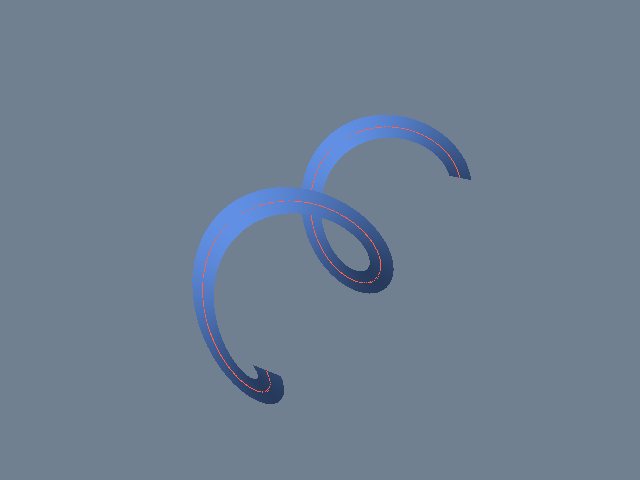

The Python source for this figure:
#!/usr/bin/env python

# Create ribbons from a helical polyline using vtkRibbonFilter.

# Factory overrides: importing these modules registers the OpenGL rendering
# and interaction style implementations for vtkRenderingCore factory classes.
import math

import vtkmodules.vtkInteractionStyle  # noqa: F401
import vtkmodules.vtkRenderingOpenGL2  # noqa: F401
# VTK pipeline classes used in this example
from vtkmodules.vtkCommonCore import vtkPoints
from vtkmodules.vtkCommonDataModel import (
    vtkCellArray,
    vtkPolyData,
)
from vtkmodules.vtkFiltersModeling import vtkRibbonFilter
from vtkmodules.vtkRenderingCore import (
    vtkActor,
    vtkPolyDataMapper,
    vtkRenderWindow,
    vtkRenderWindowInteractor,
    vtkRenderer,
)

# Colors (normalized RGB)
slate_gray_background_rgb = (0.439, 0.502, 0.565)
cornflower_blue_rgb = (0.392, 0.584, 0.929)
tomato_rgb = (1.000, 0.388, 0.278)

# Source: build a helical polyline
n_pts = 200
points = vtkPoints()
lines = vtkCellArray()
lines.InsertNextCell(n_pts)
for i in range(n_pts):
    t = i / (n_pts - 1.0)
    angle = t * 4 * math.pi
    x = math.cos(angle)
    y = math.sin(angle)
    z = t * 6.0
    points.InsertPoint(i, x, y, z)
    lines.InsertCellPoint(i)

helix = vtkPolyData()
helix.SetPoints(points)
helix.SetLines(lines)

# Filter: create ribbon from the helix
ribbon = vtkRibbonFilter()
ribbon.SetInputData(helix)
ribbon.SetWidth(0.2)
ribbon.SetAngle(0)
ribbon.UseDefaultNormalOn()
ribbon.SetDefaultNormal(0, 0, 1)

# Mapper: ribbon surface
ribbon_mapper = vtkPolyDataMapper()
ribbon_mapper.SetInputConnection(ribbon.GetOutputPort())

ribbon_actor = vtkActor()
ribbon_actor.SetMapper(ribbon_mapper)
ribbon_actor.GetProperty().SetColor(cornflower_blue_rgb)

# Mapper: original helix line for reference
line_mapper = vtkPolyDataMapper()
line_mapper.SetInputData(helix)

line_actor = vtkActor()
line_actor.SetMapper(line_mapper)
line_actor.GetProperty().SetColor(tomato_rgb)
line_actor.GetProperty().SetLineWidth(2)

# Renderer: assemble the scene and configure the camera
renderer = vtkRenderer()
renderer.AddActor(ribbon_actor)
renderer.AddActor(line_actor)
renderer.SetBackground(slate_gray_background_rgb)

# Window: display the rendered scene
render_window = vtkRenderWindow()
render_window.AddRenderer(renderer)
render_window.SetWindowName("ribbon filter")
render_window.SetMultiSamples(0)
render_window.SetSize(640, 480)

# Interactor: handle mouse and keyboard events
render_window_interactor = vtkRenderWindowInteractor()
render_window_interactor.SetRenderWindow(render_window)

# Scene: configure the camera
renderer.ResetCamera()
renderer.GetActiveCamera().Azimuth(30)
renderer.GetActiveCamera().Elevation(30)

render_window_interactor.Initialize()
render_window_interactor.Start()
